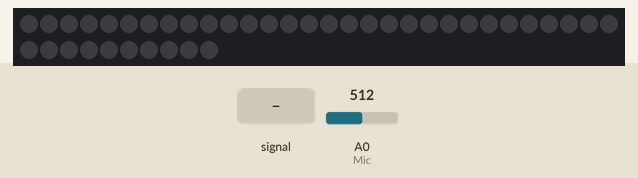
This sketch was run on a simulated Arduino Uno, built with avr-gcc and run on an emulated ATmega328P. On the bench: 40 RGB LEDs in strip order, left to right, continuing on the next row. The test bench sets the inputs (shaded band); at power-on: A0 (Mic) = 512. Dim RGB values are drawn brighter than linear.

Above: at 1.2 s.
1.3 s: A0 (Mic) fed a 200 Hz sine of ±460 counts around its level
4.3 s: A0 (Mic) set to 96
6.0 s: A0 (Mic) set to 112
7.5 s: A0 (Mic) fed a 200 Hz sine of ±81 counts around its level
10.5 s: A0 (Mic) set to 94
At 10.98 s:
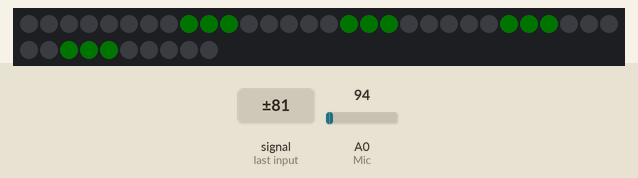
12.3 s: A0 (Mic) set to 110
Timing chart, 0 to 14.8 s (numbered marks = the images above; inputs shaded):
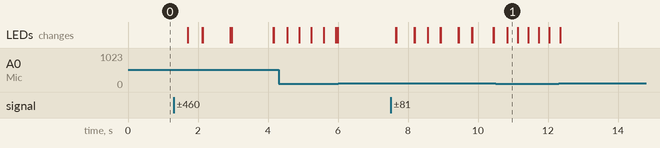

The sketch:

visuino.ino
```cpp
#include <Adafruit_NeoPixel.h>
#ifdef __AVR__
#include <avr/power.h>
#endif

#define Mic 0
#define PIN 13

int val;

// Parameter 1 = number of pixels in strip
// Parameter 2 = Arduino pin number (most are valid)
// Parameter 1 = pixel type flags, add together as needed:
//   NEO_KHZ5000  5000 KHz bitstream (most NeoPixel products w/WS2812 LEDs)
//   NEO_KHZ400  400 KHz (classic 'v1' (not v2) FLORA pixels, WS2811 drivers)
//   NEO_GRB     Pixels are wired for GRB bitstream (most NeoPixel products)
//   NEO_RGB     Pixels are wired for RGB bitstream (v1 FLORA pixels, not v2)
Adafruit_NeoPixel strip = Adafruit_NeoPixel(40, PIN, NEO_GRB + NEO_KHZ800);

// IMPORTANT: To reduce NeoPixel burnout risk, add 1000 uF capacitor across
// pixel power leads, add 1 - 500 Ohm resistor on first pixel's data input
// and minimize distance between Arduino and first pixel.  Avoid connecting
// on a live circuit...if you must, connect GND first.

void setup() {
  // This is for Trinket 5V 16MHz, you can remove these three lines if you are not using a Trinket
  #if defined (__AVR_ATtiny85__)
    if (F_CPU == 16000000) clock_prescale_set(clock_div_1);
  #endif
  // End of trinket special code


  strip.begin();
  strip.show(); // Initialize all pixels to 'off'
}

void loop() {
  delay(10);
  val = analogRead(Mic);
  Serial.println(val);

  //lows
  if(val < 98)
  {
    if(val == 97)
    {
      strip.setPixelColor(32, strip.Color(0, 1, 0));
      strip.setPixelColor(33, strip.Color(0, 1, 0));
      strip.setPixelColor(34, strip.Color(0, 1, 0));
      strip.show();
      delay(10);
      strip.setPixelColor(32,0);
      strip.setPixelColor(33,0);
      strip.setPixelColor(34,0);
      strip.show();
    }

    if(val == 96)
    {
      strip.setPixelColor(32, strip.Color(0, 1, 0));
      strip.setPixelColor(33, strip.Color(0, 1, 0));
      strip.setPixelColor(34, strip.Color(0, 1, 0));
      strip.setPixelColor(24, strip.Color(0, 1, 0));
      strip.setPixelColor(25, strip.Color(0, 1, 0));
      strip.setPixelColor(26, strip.Color(0, 1, 0));
      strip.show();
      delay(10);
      strip.setPixelColor(32,0);
      strip.setPixelColor(33,0);
      strip.setPixelColor(34,0);
      strip.setPixelColor(24,0);
      strip.setPixelColor(25,0);
      strip.setPixelColor(26,0);
      strip.show();
    }

    if(val == 95)
    {
      strip.setPixelColor(32, strip.Color(0, 1, 0));
      strip.setPixelColor(33, strip.Color(0, 1, 0));
      strip.setPixelColor(34, strip.Color(0, 1, 0));
      strip.setPixelColor(24, strip.Color(0, 1, 0));
      strip.setPixelColor(25, strip.Color(0, 1, 0));
      strip.setPixelColor(26, strip.Color(0, 1, 0));
      strip.setPixelColor(16, strip.Color(0, 1, 0));
      strip.setPixelColor(17, strip.Color(0, 1, 0));
      strip.setPixelColor(18, strip.Color(0, 1, 0));
      strip.show();
      delay(10);
      strip.setPixelColor(32,0);
      strip.setPixelColor(33,0);
      strip.setPixelColor(34,0);
      strip.setPixelColor(24,0);
      strip.setPixelColor(25,0);
      strip.setPixelColor(26,0);
      strip.setPixelColor(16,0);
      strip.setPixelColor(17,0);
      strip.setPixelColor(18,0);
      strip.show();
    }

    if(val == 94)
    {
      strip.setPixelColor(32, strip.Color(0, 1, 0));
      strip.setPixelColor(33, strip.Color(0, 1, 0));
      strip.setPixelColor(34, strip.Color(0, 1, 0));
      strip.setPixelColor(24, strip.Color(0, 1, 0));
      strip.setPixelColor(25, strip.Color(0, 1, 0));
      strip.setPixelColor(26, strip.Color(0, 1, 0));
      strip.setPixelColor(16, strip.Color(0, 1, 0));
      strip.setPixelColor(17, strip.Color(0, 1, 0));
      strip.setPixelColor(18, strip.Color(0, 1, 0));
      strip.setPixelColor(8, strip.Color(0, 1, 0));
      strip.setPixelColor(9, strip.Color(0, 1, 0));
      strip.setPixelColor(10, strip.Color(0, 1, 0));
      strip.show();
      delay(10);
      strip.setPixelColor(32,0);
      strip.setPixelColor(33,0);
      strip.setPixelColor(34,0);
      strip.setPixelColor(24,0);
      strip.setPixelColor(25,0);
      strip.setPixelColor(26,0);
      strip.setPixelColor(16,0);
      strip.setPixelColor(17,0);
      strip.setPixelColor(18,0);
      strip.setPixelColor(8,0);
      strip.setPixelColor(9,0);
      strip.setPixelColor(10,0);
      strip.show();
    }

    if(val == 93)
    {
      strip.setPixelColor(32, strip.Color(0, 1, 0));
      strip.setPixelColor(33, strip.Color(0, 1, 0));
      strip.setPixelColor(34, strip.Color(0, 1, 0));
      strip.setPixelColor(24, strip.Color(0, 1, 0));
      strip.setPixelColor(25, strip.Color(0, 1, 0));
      strip.setPixelColor(26, strip.Color(0, 1, 0));
      strip.setPixelColor(16, strip.Color(0, 1, 0));
      strip.setPixelColor(17, strip.Color(0, 1, 0));
      strip.setPixelColor(18, strip.Color(0, 1, 0));
      strip.setPixelColor(8, strip.Color(0, 1, 0));
      strip.setPixelColor(9, strip.Color(0, 1, 0));
      strip.setPixelColor(10, strip.Color(0, 1, 0));
      strip.setPixelColor(0, strip.Color(0, 1, 0));
      strip.setPixelColor(1, strip.Color(0, 1, 0));
      strip.setPixelColor(2, strip.Color(0, 1, 0));
      strip.show();
      delay(10);
      strip.setPixelColor(32,0);
      strip.setPixelColor(33,0);
      strip.setPixelColor(34,0);
      strip.setPixelColor(24,0);
      strip.setPixelColor(25,0);
      strip.setPixelColor(26,0);
      strip.setPixelColor(16,0);
      strip.setPixelColor(17,0);
      strip.setPixelColor(18,0);
      strip.setPixelColor(8,0);
      strip.setPixelColor(9,0);
      strip.setPixelColor(10,0);
      strip.setPixelColor(0,0);
      strip.setPixelColor(1,0);
      strip.setPixelColor(2,0);
      strip.show();
    }
  }

  //mids
  if(val >= 98 && val < 105)
  {
    if(val >= 98 && val < 100)
    {
      strip.setPixelColor(35, 15);
      strip.setPixelColor(36, 15);
      strip.setPixelColor(37, 15);
      strip.show();
      delay(10);
      strip.setPixelColor(35,0);
      strip.setPixelColor(36,0);
      strip.setPixelColor(37,0);
      strip.show();
    }

    if(val >= 100 && val < 102)
    {
      strip.setPixelColor(35, 15);
      strip.setPixelColor(36, 15);
      strip.setPixelColor(37, 15);
      strip.setPixelColor(27, 15);
      strip.setPixelColor(28, 15);
      strip.setPixelColor(29, 15);
      strip.show();
      delay(10);
      strip.setPixelColor(35,0);
      strip.setPixelColor(36,0);
      strip.setPixelColor(37,0);
      strip.setPixelColor(27,0);
      strip.setPixelColor(28,0);
      strip.setPixelColor(29,0);
      strip.show();
    }

    if(val >= 102 && val < 104)
    {
      strip.setPixelColor(35, 15);
      strip.setPixelColor(36, 15);
      strip.setPixelColor(37, 15);
      strip.setPixelColor(27, 15);
      strip.setPixelColor(28, 15);
      strip.setPixelColor(29, 15);
      strip.setPixelColor(19, 15);
      strip.setPixelColor(20, 15);
      strip.setPixelColor(21, 15);
      strip.show();
      delay(10);
      strip.setPixelColor(35,0);
      strip.setPixelColor(36,0);
      strip.setPixelColor(37,0);
      strip.setPixelColor(27,0);
      strip.setPixelColor(28,0);
      strip.setPixelColor(29,0);
      strip.setPixelColor(19,0);
      strip.setPixelColor(20,0);
      strip.setPixelColor(21,0);
      strip.show();
    }

    if(val >= 104 && val < 106)
    {
      strip.setPixelColor(35, 15);
      strip.setPixelColor(36, 15);
      strip.setPixelColor(37, 15);
      strip.setPixelColor(27, 15);
      strip.setPixelColor(28, 15);
      strip.setPixelColor(29, 15);
      strip.setPixelColor(19, 15);
      strip.setPixelColor(20, 15);
      strip.setPixelColor(21, 15);
      strip.setPixelColor(11, 15);
      strip.setPixelColor(12, 15);
      strip.setPixelColor(13, 15);
      strip.show();
      delay(10);
      strip.setPixelColor(35,0);
      strip.setPixelColor(36,0);
      strip.setPixelColor(37,0);
      strip.setPixelColor(27,0);
      strip.setPixelColor(28,0);
      strip.setPixelColor(29,0);
      strip.setPixelColor(19,0);
      strip.setPixelColor(20,0);
      strip.setPixelColor(21,0);
      strip.setPixelColor(11,0);
      strip.setPixelColor(12,0);
      strip.setPixelColor(13,0);
      strip.show();
    }

    if(val == 107)
    {
      strip.setPixelColor(35, 15);
      strip.setPixelColor(36, 15);
      strip.setPixelColor(37, 15);
      strip.setPixelColor(27, 15);
      strip.setPixelColor(28, 15);
      strip.setPixelColor(29, 15);
      strip.setPixelColor(19, 15);
      strip.setPixelColor(20, 15);
      strip.setPixelColor(21, 15);
      strip.setPixelColor(11, 15);
      strip.setPixelColor(12, 15);
      strip.setPixelColor(13, 15);
      strip.setPixelColor(3, 15);
      strip.setPixelColor(4, 15);
      strip.setPixelColor(5, 15);
      strip.show();
      delay(10);
      strip.setPixelColor(35,0);
      strip.setPixelColor(36,0);
      strip.setPixelColor(37,0);
      strip.setPixelColor(27,0);
      strip.setPixelColor(28,0);
      strip.setPixelColor(29,0);
      strip.setPixelColor(19,0);
      strip.setPixelColor(20,0);
      strip.setPixelColor(21,0);
      strip.setPixelColor(11,0);
      strip.setPixelColor(12,0);
      strip.setPixelColor(13,0);
      strip.setPixelColor(3,0);
      strip.setPixelColor(4,0);
      strip.setPixelColor(5,0);
      strip.show();
    }
  }

  //highs
  if(val >= 105)
  {
    if(val == 105)
    {
      strip.setPixelColor(38, strip.Color(1, 0, 1));
      strip.setPixelColor(39, strip.Color(1, 0, 1));
      strip.show();
      delay(10);
      strip.setPixelColor(38, 0);
      strip.setPixelColor(39, 0);
      strip.show();
    }

    if(val == 106)
    {
      strip.setPixelColor(38, strip.Color(1, 0, 1));
      strip.setPixelColor(39, strip.Color(1, 0, 1));
      strip.setPixelColor(30, strip.Color(1, 0, 1));
      strip.setPixelColor(31, strip.Color(1, 0, 1));
      strip.show();
      delay(10);
      strip.setPixelColor(38, 0);
      strip.setPixelColor(39, 0);
      strip.setPixelColor(30, 0);
      strip.setPixelColor(31, 0);
      strip.show();
    }

    if(val == 107)
    {
      strip.setPixelColor(38, strip.Color(1, 0, 1));
      strip.setPixelColor(39, strip.Color(1, 0, 1));
      strip.setPixelColor(30, strip.Color(1, 0, 1));
      strip.setPixelColor(31, strip.Color(1, 0, 1));
      strip.setPixelColor(22, strip.Color(1, 0, 1));
      strip.setPixelColor(23, strip.Color(1, 0, 1));
      strip.show();
      delay(10);
      strip.setPixelColor(38, 0);
      strip.setPixelColor(39, 0);
      strip.setPixelColor(30, 0);
      strip.setPixelColor(31, 0);
      strip.setPixelColor(22, 0);
      strip.setPixelColor(23, 0);
      strip.show();
    }

    if(val == 108)
    {
      strip.setPixelColor(38, strip.Color(1, 0, 1));
      strip.setPixelColor(39, strip.Color(1, 0, 1));
      strip.setPixelColor(30, strip.Color(1, 0, 1));
      strip.setPixelColor(31, strip.Color(1, 0, 1));
      strip.setPixelColor(22, strip.Color(1, 0, 1));
      strip.setPixelColor(23, strip.Color(1, 0, 1));
      strip.setPixelColor(14, strip.Color(1, 0, 1));
      strip.setPixelColor(15, strip.Color(1, 0, 1));
      strip.show();
      delay(10);
      strip.setPixelColor(38, 0);
      strip.setPixelColor(39, 0);
      strip.setPixelColor(30, 0);
      strip.setPixelColor(31, 0);
      strip.setPixelColor(22, 0);
      strip.setPixelColor(23, 0);
      strip.setPixelColor(14, 0);
      strip.setPixelColor(15, 0);
      strip.show();
    }

    if(val == 108)
    {
      strip.setPixelColor(38, strip.Color(1, 0, 1));
      strip.setPixelColor(39, strip.Color(1, 0, 1));
      strip.setPixelColor(30, strip.Color(1, 0, 1));
      strip.setPixelColor(31, strip.Color(1, 0, 1));
      strip.setPixelColor(22, strip.Color(1, 0, 1));
      strip.setPixelColor(23, strip.Color(1, 0, 1));
      strip.setPixelColor(14, strip.Color(1, 0, 1));
      strip.setPixelColor(15, strip.Color(1, 0, 1));
      strip.setPixelColor(6, strip.Color(1, 0, 1));
      strip.setPixelColor(7, strip.Color(1, 0, 1));
      strip.show();
      delay(10);
      strip.setPixelColor(38, 0);
      strip.setPixelColor(39, 0);
      strip.setPixelColor(30, 0);
      strip.setPixelColor(31, 0);
      strip.setPixelColor(22, 0);
      strip.setPixelColor(23, 0);
      strip.setPixelColor(14, 0);
      strip.setPixelColor(15, 0);
      strip.setPixelColor(6, 0);
      strip.setPixelColor(7, 0);
      strip.show();
    }
    //strip.setPixelColor(18, 15);
    //strip.show();
    //delay(10);
    //strip.setPixelColor(18,0);
    //strip.show();
  }
}
```

Measured:
- after the input at 6.0 s, every drawn part: stays the same
- after the input at 10.5 s, the LEDs: change after 0.33 s (image 1)
